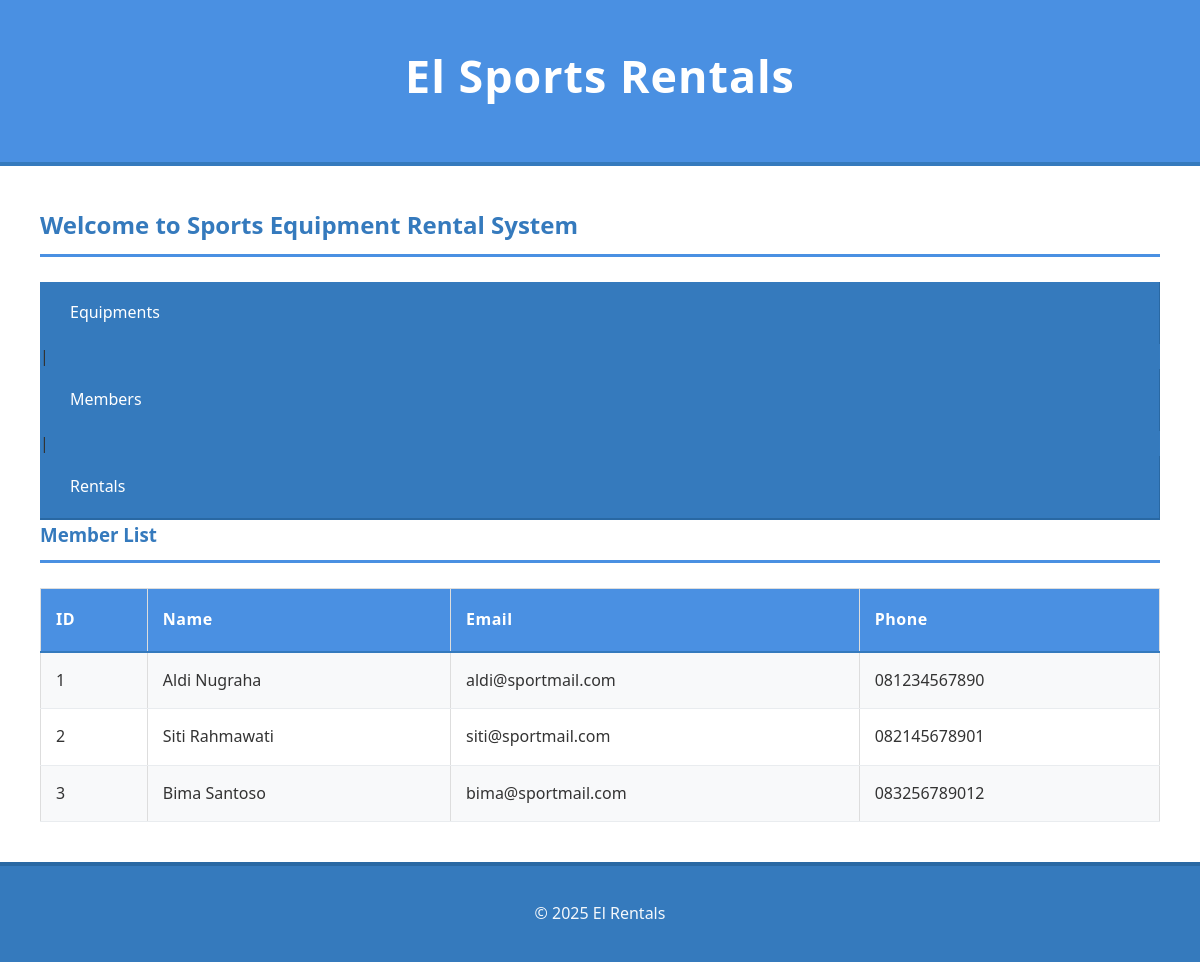
The page /?page=members on the database its author committed.
### tables this page shows
CREATE TABLE members (
    id INT AUTO_INCREMENT PRIMARY KEY,
    name VARCHAR(100) NOT NULL,
    email VARCHAR(100) UNIQUE,
    phone VARCHAR(15)
);

### config/config.php (called while the page is built, shortened)
<?php
class Database {
    private $host = "localhost";
    private $username = "root";
    private $password = "";
    private $dbname = "sportsrental_db";
    public function __construct() {
        try {
            $this->conn = new PDO("mysql:host=$this->host;dbname=$this->dbname", $this->username, $this->password);
        } catch (PDOException $e) {
            echo "Connection failed: " . $e->getMessage();
        }
    }
}
?>

### class/members.php (called while the page is built, shortened)
<?php
require_once 'config/config.php';
class Members {
    private $db;
    public function __construct() {
        $this->db = (new Database())->conn;
    }
    public function getAllMembers() {
        $stmt = $this->db->prepare("SELECT * FROM members");
        $stmt->execute();
        return $stmt->fetchAll(PDO::FETCH_ASSOC);
    }
}
?>

### view/Viewmembers.php (the view)
<h3>Member List</h3>
<table border="1">
    <tr>
        <th>ID</th>
        <th>Name</th>
        <th>Email</th>
        <th>Phone</th>
    </tr>
    <?php foreach ($member->getAllMembers() as $m): ?>
    <tr>
        <td><?= $m['id'] ?></td>
        <td><?= $m['name'] ?></td>
        <td><?= $m['email'] ?></td>
        <td><?= $m['phone'] ?></td>
    </tr>
    <?php endforeach; ?>
</table>

### style.css (style rules this page uses)
* { margin: 0; padding: 0; box-sizing: border-box; }
body { font-family: 'Segoe UI', Tahoma, Geneva, Verdana, sans-serif; background-color: #f5f7fa; color: #333; line-height: 1.6; min-height: 100vh; }
h2, h3 { color: #357abd; margin-bottom: 25px; font-weight: 600; border-bottom: 3px solid #4a90e2; padding-bottom: 10px; }
table { width: 100%; border-collapse: collapse; margin: 0; background-color: white; border: 1px solid #ddd; }
th { background-color: #4a90e2; color: white; padding: 18px 15px; text-align: left; font-weight: 600; font-size: 1em; letter-spacing: 0.5px; border-bottom: 2px solid #357abd; }
td { padding: 15px; border-bottom: 1px solid #e9ecef; transition: background-color 0.2s ease; vertical-align: middle; }
tbody tr:nth-child(even) { background-color: #f8f9fa; }

### rows shown on the page
members: id "1", name "Aldi Nugraha", email "aldi@sportmail.com", phone "081234567890"
members: id "2", name "Siti Rahmawati", email "siti@sportmail.com", phone "082145678901"
members: id "3", name "Bima Santoso", email "bima@sportmail.com", phone "083256789012"
